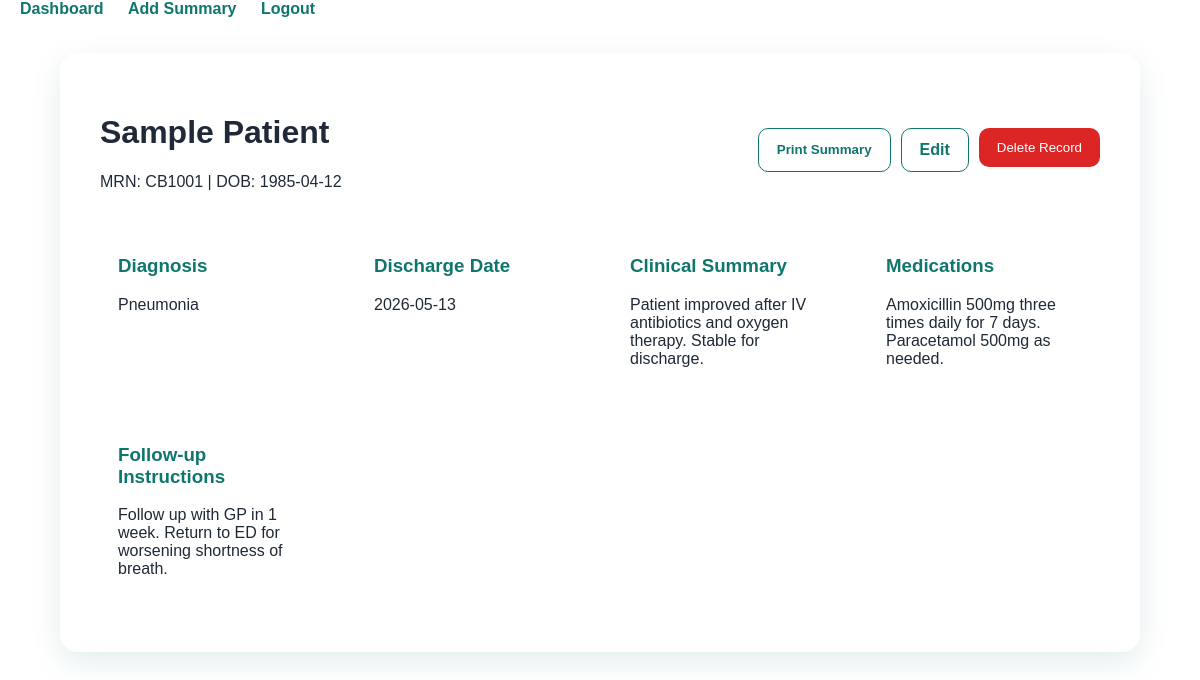
/patients/1 (signed in), run on the app's committed database.
### app.py (models this page shows)
class Patient(db.Model):
    id = db.Column(db.Integer, primary_key=True)
    mrn = db.Column(db.String(30), unique=True, nullable=False)
    full_name = db.Column(db.String(120), nullable=False)
    dob = db.Column(db.String(20), nullable=False)
    diagnosis = db.Column(db.String(200), nullable=False)
    discharge_date = db.Column(db.String(20), nullable=False)
    summary = db.Column(db.Text, nullable=False)
    medications = db.Column(db.Text, nullable=False)
    follow_up = db.Column(db.Text, nullable=False)
    created_at = db.Column(db.DateTime, default=datetime.utcnow)

### app.py (the view)
@app.route("/patients/<int:patient_id>")
@login_required
def patient_detail(patient_id):
    patient = Patient.query.get_or_404(patient_id)
    return render_template("patient_detail.html", patient=patient)

### app.py (called while the page is built)
def login_required(view):
    @wraps(view)
    def wrapped_view(*args, **kwargs):
        if "user_id" not in session:
            flash("Please log in first.", "warning")
            return redirect(url_for("login"))
        return view(*args, **kwargs)
    return wrapped_view

### templates/patient_detail.html
{% extends "base.html" %}
{% block content %}
<div class="summary">
    <div class="page-header">
        <div>
            <h1>{{ patient.full_name }}</h1>
            <p>MRN: {{ patient.mrn }} | DOB: {{ patient.dob }}</p>
        </div>
        <div style="display:flex; gap:10px;">
            <button onclick="printSummary()" class="btn secondary">
                Print Summary
            </button>
            <a class="btn secondary"
               href="{{ url_for('edit_patient', patient_id=patient.id) }}">
               Edit
            </a>
            <form method="POST"
                  action="{{ url_for('delete_patient', patient_id=patient.id) }}"
                  onsubmit="return confirmDelete()">
                <button class="danger-btn" type="submit">
                    Delete Record
                </button>
            </form>
        </div>
    </div>
    <div class="patient-grid">
        <div>
            <h3>Diagnosis</h3>
            <p>{{ patient.diagnosis }}</p>
        </div>
        <div>
            <h3>Discharge Date</h3>
            <p>{{ patient.discharge_date }}</p>
        </div>
        <div>
            <h3>Clinical Summary</h3>
            <p>{{ patient.summary }}</p>
        </div>
        <div>
            <h3>Medications</h3>
            <pre>{{ patient.medications }}</pre>
        </div>
        <div>
            <h3>Follow-up Instructions</h3>
            <pre>{{ patient.follow_up }}</pre>
        </div>
    </div>
</div>
{% endblock %}

### templates/base.html (shortened to what this page needs)
<!DOCTYPE html>
<html lang="en">
<head>
    <link rel="stylesheet" href="{{ url_for('static', filename='css/style.css') }}">
</head>
<body>
<div class="nav-links">
    {% if session.get("user_id") %}
        <a href="{{ url_for('dashboard') }}">Dashboard</a>
        <a href="{{ url_for('add_patient') }}">Add Summary</a>
        <a href="{{ url_for('logout') }}">Logout</a>
    {% endif %}
</div>
<main class="container">
    {% block content %}{% endblock %}
</main>
</body>
</html>

### static/css/style.css (style rules this page uses)
* { box-sizing: border-box; }
body { margin: 0; font-family: Arial, Helvetica, sans-serif; color: #1f2937; background: url("../images/doctor.jpg"); background-size: cover; background-position: center; background-repeat: no-repeat; background-attachment: fixed; }
.nav-links a { color: #0f766e; font-weight: bold; margin-left: 20px; text-decoration: none; }
.container { width: min(1100px, 90%); margin: 35px auto; }
.hero-card, .form-card, .patient-card, .summary { background: rgba(255,255,255,0.88); border-radius: 18px; padding: 25px; box-shadow: 0 10px 30px rgba(15, 118, 110, 0.12); }
.btn, .btn-small { display: inline-block; background: #0f766e; color: white; border: none; padding: 12px 18px; border-radius: 10px; text-decoration: none; cursor: pointer; font-weight: bold; }
.btn.secondary { background: white; color: #0f766e; border: 1px solid #0f766e; }
.page-header { display: flex; justify-content: space-between; align-items: center; margin-bottom: 25px; }
pre { white-space: pre-wrap; font-family: inherit; }
.danger-btn { background: #dc2626; color: white; border: none; padding: 12px 18px; border-radius: 10px; cursor: pointer; }
.summary { max-width: 1100px; margin: auto; padding: 40px; }
.patient-grid { display: grid; grid-template-columns: repeat(auto-fit, minmax(220px, 1fr)); gap: 24px; margin-top: 30px; }
.patient-grid div { background: rgba(255,255,255,0.85); padding: 18px; border-radius: 14px; }
.patient-grid h3 { margin-top: 0; color: #0f766e; }

### data on the page
Patient: full_name "Sample Patient", mrn "CB1001", dob "1985-04-12", diagnosis "Pneumonia", discharge_date "2026-05-13", summary "Patient improved after IV antibiotics and oxygen therapy. Stable for discharge.", medications "Amoxicillin 500mg three times daily for 7 days. Paracetamol 500mg as needed.", follow_up "Follow up with GP in 1 week. Return to ED for worsening shortness of breath."
